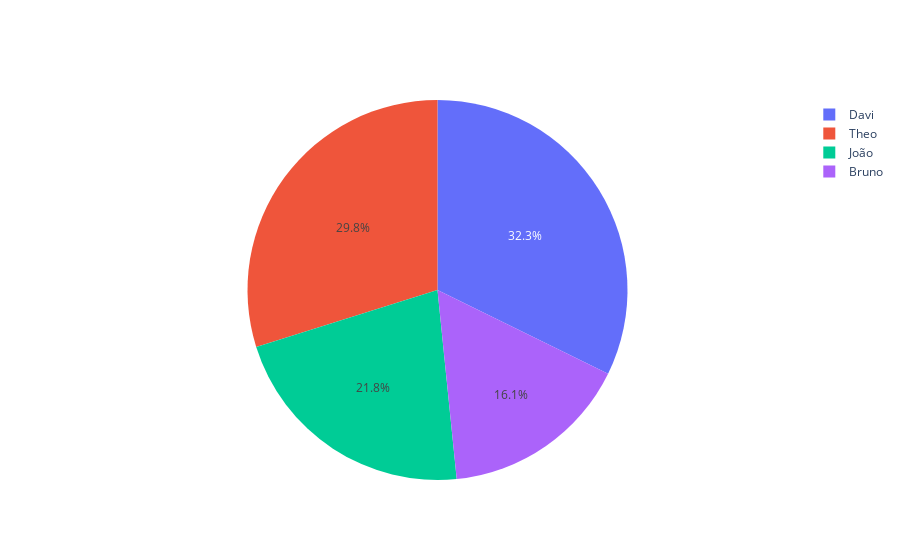

This figure's notebook cell:
### Code cell
fig = go.Figure()


fig.add_trace(go.Pie(labels=lista_consultores, values=lista_valores))

fig.show()

### Figure 1 — Plotly figure (JSON) as saved in the notebook; plotly's stock layout.template omitted (floating-point values rounded to 4 significant figures)
{"data": [{"labels": ["Davi", "Bruno", "João", "Theo"], "type": "pie", "values": [80000000, 40000000, 54000000, 74000000]}], "layout": {}}
